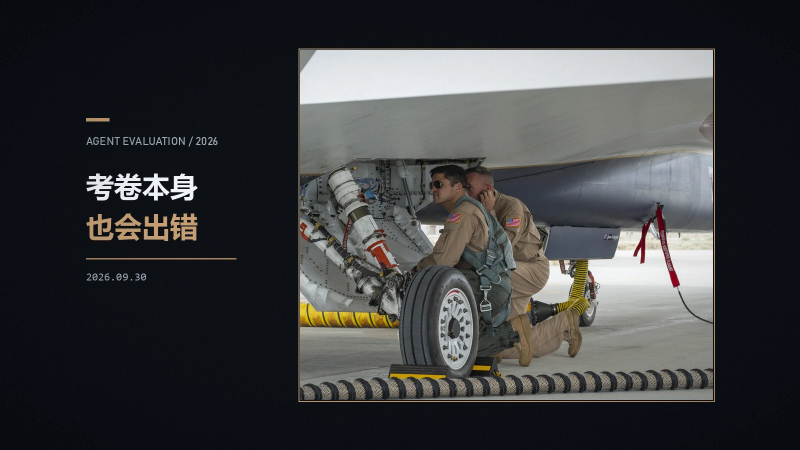
#> input picture images/posts/agent-evaluation-science/cover.webp, 1600 x 900 px, found by its file name (shown at 1/2 size)
$ python gen_cover.py --verify source/images/posts/my-post/cover.webp
#> lines starting #> are read from the running program, lines starting #| are printed output that depends on the picture
#!/usr/bin/env python3
"""Generate a post cover in the blog's fixed template.

Every geometry constant below was reverse-engineered from a published cover, so
covers produced by this tool line up with the existing series to the pixel. To
restyle the template later, edit the "TEMPLATE" block only.

Usage examples:
    # local photo
    python tools/gen_cover.py --slug my-post --series tech-news \
        --title1 "Agent 框架" --title2 "怎么选" --image ./photo.jpg

    # search and pick the first usable candidate
    python tools/gen_cover.py --slug my-post --series dev-notes \
        --title1 "从能演示" --title2 "到敢签字" --source burst --query "code screen"

    # only list candidates
    python tools/gen_cover.py --slug my-post --source commons --query "reading" --list-only

    # re-verify an existing cover
    python tools/gen_cover.py --verify source/images/posts/my-post/cover.webp
"""

from __future__ import annotations

import argparse
import datetime as dt
import hashlib
import json
import re
import subprocess
import sys
import tempfile
from pathlib import Path
from urllib.parse import quote

import numpy as np
from PIL import Image, ImageDraw, ImageFont, ImageFile

ImageFile.LOAD_TRUNCATED_IMAGES = True

ROOT = Path(__file__).resolve().parents[1]
MEDIA_ROOT = ROOT / "source" / "images" / "posts"

# --------------------------------------------------------------------------
# TEMPLATE — 改版式只改这一段
# --------------------------------------------------------------------------
CANVAS = (1600, 900)
BG = (13, 17, 23)

PANEL = (600, 100, 1426, 800)        # left, top, right, bottom
FRAME = (597, 97, 1429, 803)         # 2px outline box
DASH = (172, 236, 218, 241)          # copper accent, 46x6
RULE = (172, 516, 471, 517)          # 300x2 divider

TEXT_X = 172
DATE_X = 173
EYEBROW_TOP = 273
TITLE1_TOP = 347
TITLE2_TOP = 427
DATE_TOP = 547
TEXT_SAFE_RIGHT = 580                # text must stop 20px before the panel

INK_HEIGHT = {"eyebrow": 20, "title": 55, "date": 14}

COLOR_TITLE = (243, 247, 253)
COLOR_TITLE_ALT = (192, 162, 130)
COLOR_EYEBROW = (164, 170, 178)
COLOR_DATE = (161, 168, 174)
COLOR_DASH = (182, 143, 104)
COLOR_RULE = (158, 129, 98)
COLOR_FRAME = (155, 155, 155)

GRAIN_SIGMA = 2.0
VIGNETTE_STRENGTH = 0.10
WEBP_QUALITY = 90
CARD_SIZE = (364, 235)

FONT_CN = r"C:\Windows\Fonts\msyhbd.ttc"
FONT_EN = r"C:\Windows\Fonts\bahnschrift.ttf"
FONT_MONO = r"C:\Windows\Fonts\consola.ttf"

# 眉标按栏目区分（不含年份，年份取自 --date）
SERIES_EYEBROW = {
    "tech-news": "TECH NEWS",
    "dev-notes": "DEV NOTES",
    "agent": "AGENT NOTES",
    "llm": "LLM NOTES",
    "robotics": "ROBOTICS NOTES",
    "autonomous-driving": "AUTONOMOUS DRIVING",
    "image-generation": "IMAGE GENERATION",
    "tech": "TECH NOTES",
    "reading": "READING NOTES",
    "fitness": "FITNESS NOTES",
    "career": "CAREER NOTES",
    "journal": "LIFE NOTES",
    "life": "LIFE NOTES",
}

UA = (
    "Mozilla/5.0 (Windows NT 10.0; Win64; x64) AppleWebKit/537.36 "
    "(KHTML, like Gecko) Chrome/124.0 Safari/537.36"
)
MIN_WIDTH = 1600
ALLOWED_CC = ("public domain", "cc0", "cc by 2.0", "cc by 3.0", "cc by 4.0")

BURST_PATTERN = re.compile(r"https://burst\.shopifycdn\.com/photos/[^\"'\s\\]+?\.(?:jpe?g|png)")
SKIP_NAME = re.compile(r"logo|icon|avatar|placeholder|sprite", re.I)


# --------------------------------------------------------------------------
# text measurement
# --------------------------------------------------------------------------
# [251 lines left out: functions measure_ink, pick_font_size, draw_ink, curl, download_image, burst_candidates and 7 more, not called in this run]


# --------------------------------------------------------------------------
# verification
# --------------------------------------------------------------------------
EXPECTED_ROWS = (
    ("铜色短横", 236, 242),
    ("眉标", 273, 292),
    ("标题1", 347, 401),
    ("标题2", 427, 481),
    ("细分隔线", 516, 518),
    ("日期", 547, 560),
)
ROW_TOLERANCE = 3


def ink_rows(arr: np.ndarray, top: int, bottom: int) -> tuple[int, int] | None:
    window = arr[max(0, top - 8):bottom + 8, 150:TEXT_SAFE_RIGHT]
    delta = np.abs(window - np.array(BG)).sum(axis=2)
    rows = np.where((delta > 45).any(axis=1))[0]
    if not len(rows):
        return None
    return int(rows.min()) + max(0, top - 8), int(rows.max()) + max(0, top - 8)


def text_width(arr: np.ndarray, top: int, bottom: int) -> int | None:
    """Right-most ink column of a text row, scanning up to but excluding the panel frame."""
    window = arr[top:bottom, 150:FRAME[0] - 1]
    delta = np.abs(window - np.array(BG)).sum(axis=2)
    cols = np.where((delta > 45).any(axis=0))[0]
    if not len(cols):
        return None
    return int(cols.max()) + 150


def verify(image: Image.Image, expect_title2: bool) -> list[tuple[str, bool, str]]:
    arr = np.asarray(image.convert("RGB"))
    checks: list[tuple[str, bool, str]] = []

    for label, top, bottom in EXPECTED_ROWS:
        if label == "标题2" and not expect_title2:
            continue
        found = ink_rows(arr, top, bottom)
        if found is None:
            checks.append((f"行位·{label}", False, f"期望顶部 y={top}，实际无墨迹"))
            continue
        actual_top = found[0]
        ok = abs(actual_top - top) <= ROW_TOLERANCE
        checks.append((f"行位·{label}", ok, f"期望 y={top}，实际 y={actual_top}"))

    for label, top, bottom in (("标题1", 347, 401), ("标题2", 427, 481)):
        if label == "标题2" and not expect_title2:
            continue
        right = text_width(arr, top, bottom)
        if right is None:
            continue
        ok = right <= TEXT_SAFE_RIGHT
        checks.append((f"宽度·{label}", ok,
                       f"墨迹右缘 x={right}，上限 {TEXT_SAFE_RIGHT}（超出会压到图片面板）"))

    panel = arr[PANEL[1]:PANEL[3], PANEL[0]:PANEL[2]].astype(np.float32)
    std = float(panel.std())
    checks.append(("面板内容", std > 15, f"裁切区标准差 {std:.1f}（需 > 15）"))
    return checks


# [15 lines left out: function card_preview, not called in this run]


# --------------------------------------------------------------------------
# CLI
# --------------------------------------------------------------------------
def parse_args() -> argparse.Namespace:
    parser = argparse.ArgumentParser(
        description="生成符合本站模板的文章封面（1600×900 WebP，含自检）。",
        formatter_class=argparse.RawDescriptionHelpFormatter,
    )
    parser.add_argument("--slug", help="文章 slug，决定输出路径 source/images/posts/<slug>/cover.webp")
    parser.add_argument("--title1", help="标题第一行（关键词式，建议 ≤6 个汉字）")
    parser.add_argument("--title2", help="标题第二行（可省略）")
    parser.add_argument("--series", choices=sorted(SERIES_EYEBROW), help="栏目，决定眉标")
    parser.add_argument("--eyebrow", help="直接指定眉标（覆盖 --series）")
    parser.add_argument("--date", default=dt.date.today().isoformat(),
                        help="封面日期 YYYY-MM-DD，默认今天")
    parser.add_argument("--image", help="使用本地图片")
    parser.add_argument("--source", choices=("burst", "nasa", "commons"), help="在线图源")
    parser.add_argument("--query", help="检索词（配合 --source）")
    parser.add_argument("--pick", type=int, default=1, help="选用第几个可用候选，默认 1")
    parser.add_argument("--limit", type=int, default=8, help="最多检查几个候选，默认 8")
    parser.add_argument("--allow-portrait", action="store_true", help="允许竖构图")
    parser.add_argument("--out", help="输出路径（默认按 slug 推导）")
    parser.add_argument("--force", action="store_true", help="允许覆盖已存在的封面")
    parser.add_argument("--preview", help="卡片预览输出路径")
    parser.add_argument("--list-only", action="store_true", help="只列候选，不生成")
    parser.add_argument("--verify", help="校验已有封面")
    parser.add_argument("--json", action="store_true", help="以 JSON 输出结果（供编排器消费）")
    return parser.parse_args()


def emit(args: argparse.Namespace, payload: dict, ok: bool) -> int:
    if args.json:
        payload["ok"] = ok
        print(json.dumps(payload, ensure_ascii=False, indent=2))
    return 0 if ok else 1


def main() -> int:
    for stream in (sys.stdout, sys.stderr):
        if hasattr(stream, "reconfigure"):
            stream.reconfigure(encoding="utf-8", errors="replace")
    args = parse_args()

    # --- verify mode ---
    if args.verify:
        path = Path(args.verify)
        if not path.exists():
            print(f"找不到文件：{path}", file=sys.stderr)
            return 2
        with Image.open(path) as raw:
#> raw is the input picture: PIL image 1600x900 RGB; mean R, G, B 59.9, 61.6, 62.9
            image = raw.convert("RGB")
        checks = verify(image, expect_title2=True)
#> the loop in verify, `for label, top, bottom in EXPECTED_ROWS:` made 6 passes
#> (rows in ink_rows, found, actual_top) on passes 1, 5, 6: ([8, 9, 10, 11, 12, 13, 14], (236, 242), 236), ([8, 9, 10], (516, 518), 516), ([8, 9, 10, 11, 12, 13, 14, 15, 16, 17, 18, 19, 20, 21], (547, 560), 547)
#> (found, actual_top) on passes 2 to 4: ((273, 292), 273), ((347, 401), 347), ((427, 481), 427)
#> pass 1, in ink_rows, `window = arr[max(0, top - 8):bottom + 8, 150:TEXT_SAFE_RIGHT]`:
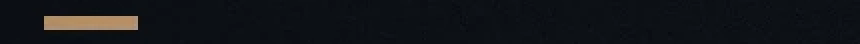
#> window: shape (22, 430, 3) (shown 2 times larger); mean R, G, B 18, 20.4, 24.1
#> pass 1, in ink_rows, `delta = np.abs(window - np.array(BG)).sum(axis=2)`:
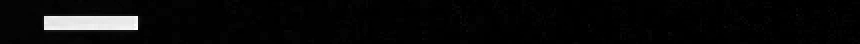
#> delta: shape (22, 430) int64 (shown 2 times larger); min 1, max 408, mean 17.5; drawn with min black and max white
#> pass 2, in ink_rows (call 2), `delta = np.abs(window - np.array(BG)).sum(axis=2)`:
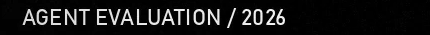
#> delta: shape (35, 430) int64; min 1, max 491, mean 45.2; drawn with min black and max white
#> after the loop in verify, `for label, top, bottom in EXPECTED_ROWS:`: checks = [('行位·铜色短横', True, '期望 y=236，实际 y=236'), ('行位·眉标', True, '期望 y=273，实际 y=273'), ('行位·标题1', True, '期望 y=347，实际 y=347'), ('行位·标题2', True, '期望 y=427，实际 y=427'), ('行位·细分隔线', True, '期望 y=516，实际 y=516'), ('行位·日期', True, '期望 y=547，实际 y=547')]
#> the loop in verify, `for label, top, bottom in (("标题1", 347, 401), ("标题2", 427, 481)):` made 2 passes
#> (right, ok) on passes 1 to 2: (395, True), (394, True)
#> pass 1, in text_width, `window = arr[top:bottom, 150:FRAME[0] - 1]`:
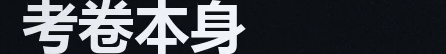
#> window: shape (54, 446, 3); mean R, G, B 68.5, 72.4, 77.6
#> pass 1, in text_width, `delta = np.abs(window - np.array(BG)).sum(axis=2)`:
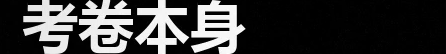
#> delta: shape (54, 446) int64; min 1, max 700, mean 169.9; drawn with min black and max white
#> pass 2, in text_width (call 2), `delta = np.abs(window - np.array(BG)).sum(axis=2)`:
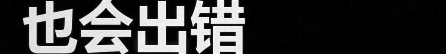
#> delta: shape (54, 446) int64; min 1, max 448, mean 109; drawn with min black and max white
#> after the loop in verify, `for label, top, bottom in (("标题1", 347, 401), ("标题2", 427, 481)):`: checks = 8 items
#> in verify, `panel = arr[PANEL[1]:PANEL[3], PANEL[0]:PANEL[2]].astype(np.float32)`:
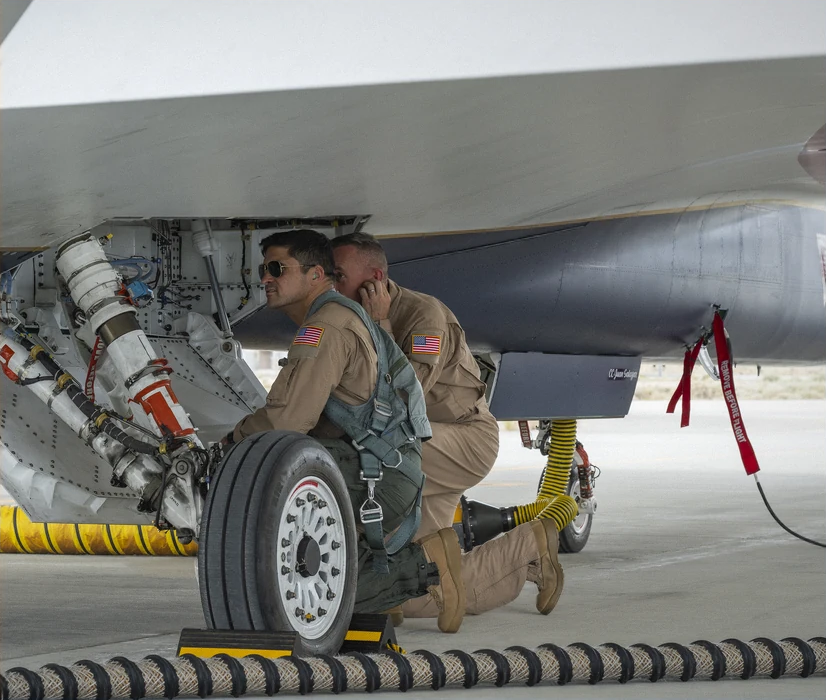
#> panel: shape (700, 826, 3) float32; mean R, G, B 125.6, 125.8, 121.7
#> in verify, `std = float(panel.std())`: std = 57.02
#> checks = 9 items
        for name, ok, detail in checks:
            print(f"{'OK  ' if ok else 'FAIL'} {name}: {detail}")
#> this loop made 9 passes
#> (name, detail) on passes 1 to 9: ('行位·铜色短横', '期望 y=236，实际 y=236'), ('行位·眉标', '期望 y=273，实际 y=273'), ('行位·标题1', '期望 y=347，实际 y=347'), ('行位·标题2', '期望 y=427，实际 y=427'), ('行位·细分隔线', '期望 y=516，实际 y=516'), ('行位·日期', '期望 y=547，实际 y=547'), ('宽度·标题1', '墨迹右缘 x=395，上限 580（超出会压到图片面板）'), ('宽度·标题2', '墨迹右缘 x=394，上限 580（超出会压到图片面板）'), ('面板内容', '裁切区标准差 57.0（需 > 15）')
#| OK   行位·铜色短横: 期望 y=236，实际 y=236
#| OK   行位·眉标: 期望 y=273，实际 y=273
#| OK   行位·标题1: 期望 y=347，实际 y=347
#| OK   行位·标题2: 期望 y=427，实际 y=427
#| OK   行位·细分隔线: 期望 y=516，实际 y=516
#| OK   行位·日期: 期望 y=547，实际 y=547
#| OK   宽度·标题1: 墨迹右缘 x=395，上限 580（超出会压到图片面板）
#| OK   宽度·标题2: 墨迹右缘 x=394，上限 580（超出会压到图片面板）
#> (further printed lines are left out)
        ok = all(item[1] for item in checks)
#> ok = True
        print("结论：通过" if ok else "结论：未通过")
#| 结论：通过
        return emit(args, {"checks": [{"name": n, "ok": o, "detail": d} for n, o, d in checks]}, ok)

    # --- list-only mode ---
    if args.list_only:
        if not (args.source and args.query):
            print("--list-only 需要 --source 与 --query", file=sys.stderr)
            return 2
        workdir = Path(tempfile.mkdtemp(prefix="gen-cover-"))
        try:
            candidates = collect_candidates(args, workdir)
        finally:
            for leftover in workdir.glob("*"):
                leftover.unlink(missing_ok=True)
            workdir.rmdir()
        if args.json:
            return emit(args, {"candidates": [
                {"label": c["label"], "size": list(c["size"]), "license": c["license"]}
                for c in candidates]}, True)
        return 0

    # --- generation mode ---
    if not args.slug or not args.title1:
        print("生成模式需要 --slug 与 --title1", file=sys.stderr)
        return 2
    if not args.image and not (args.source and args.query):
        print("需要 --image，或 --source 配合 --query", file=sys.stderr)
        return 2

    date_value = dt.date.fromisoformat(args.date)
    date_text = date_value.strftime("%Y.%m.%d")
    year = date_value.strftime("%Y")
    if args.eyebrow:
        eyebrow = args.eyebrow
    elif args.series:
        eyebrow = f"{SERIES_EYEBROW[args.series]} / {year}"
    else:
        print("需要 --series 或 --eyebrow", file=sys.stderr)
        return 2

    out_path = Path(args.out) if args.out else MEDIA_ROOT / args.slug / "cover.webp"
    if out_path.exists() and not args.force:
        print(f"封面已存在：{out_path}\n如需覆盖请加 --force", file=sys.stderr)
        return 2

    workdir = Path(tempfile.mkdtemp(prefix="gen-cover-"))
    try:
        if args.image:
            photo = Path(args.image)
            if not photo.exists():
                print(f"找不到图片：{photo}", file=sys.stderr)
                return 2
            with Image.open(photo) as probe:
                probe.load()
                print(f"[素材] 本地图片 {photo.name} · {probe.width}x{probe.height}")
            source_label, license_label = photo.name, "用户提供"
        else:
            candidates = collect_candidates(args, workdir)
            if len(candidates) < args.pick:
                print(f"可用候选不足（需要第 {args.pick} 个，只有 {len(candidates)} 个）", file=sys.stderr)
                return 1
            chosen = candidates[args.pick - 1]
            photo = chosen["path"]
            source_label, license_label = chosen["label"], chosen["license"]

        print("[渲染] 1600x900 模板")
        image = render(photo, args.title1, args.title2, eyebrow, date_text)

        print("[校验]")
        checks = verify(image, expect_title2=bool(args.title2))
        for name, ok, detail in checks:
            print(f"{'  OK  ' if ok else '  FAIL'} {name}: {detail}")

        preview_path = (Path(args.preview) if args.preview
                        else Path(tempfile.gettempdir()) / f"{args.slug}-card.webp")
        preview_path, card_checks = card_preview(image, preview_path)
        for name, ok, detail in card_checks:
            print(f"{'  OK  ' if ok else '  FAIL'} {name}: {detail}")
        checks += card_checks

        ok = all(item[1] for item in checks)
        if not ok:
            print("\n校验未通过，未写入文件。请缩短标题（建议 ≤6 汉字/行）或换图。", file=sys.stderr)
            return emit(args, {"checks": [{"name": n, "ok": o, "detail": d} for n, o, d in checks]}, False)

        out_path.parent.mkdir(parents=True, exist_ok=True)
        image.save(out_path, "WEBP", quality=WEBP_QUALITY, method=6)
        digest = hashlib.sha256(out_path.read_bytes()).hexdigest()[:16]
        try:
            display_path = out_path.resolve().relative_to(ROOT).as_posix()
        except ValueError:
            display_path = str(out_path.resolve())
        print(f"\n[输出] {out_path}")
        print(f"[预览] {preview_path}")
        print(f"[信息] 眉标 {eyebrow} · 日期 {date_text} · 素材 {source_label[:40]} · {license_label}")
        print(f"[哈希] {digest}")
        print(f"[引用] 在 Front Matter 写 cover: \"/images/posts/{args.slug}/cover.webp\"")
        return emit(args, {
            "slug": args.slug,
            "cover": display_path,
            "preview": str(preview_path),
            "eyebrow": eyebrow,
            "date": date_text,
            "source": source_label,
            "license": license_label,
            "sha256_16": digest,
            "checks": [{"name": n, "ok": o, "detail": d} for n, o, d in checks],
        }, True)
    finally:
        for leftover in workdir.glob("*"):
            leftover.unlink(missing_ok=True)
        workdir.rmdir()


if __name__ == "__main__":
    raise SystemExit(main())
#> (the program exits here)
